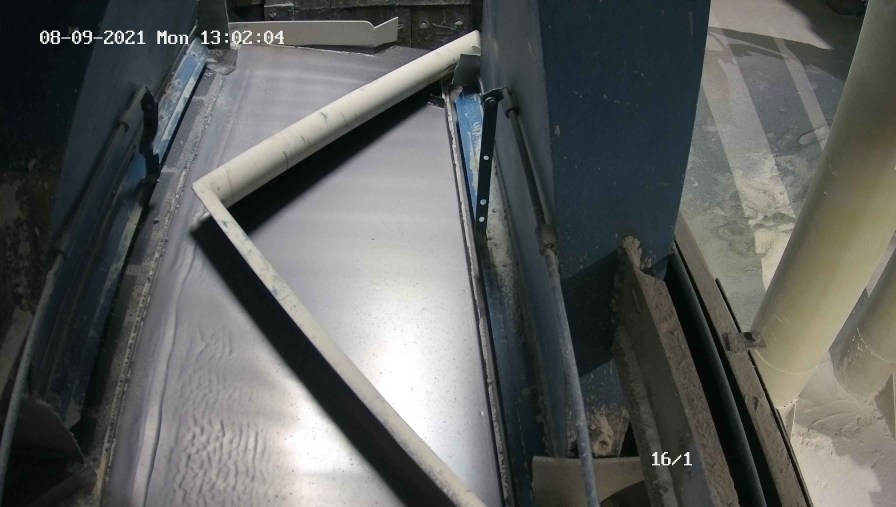
#> input picture 5_extra/computer_vision/16_1.jpg, 2688 x 1520 px (shown at 1/3 size)
$ python main.py
#> lines starting #> are read from the running program, lines starting #| are printed output that depends on the picture; after the words box and inside, x2 and y2 are one past the last pixel; in counts of white or black regions, pixels touching at a corner belong together
import cv2
from cv2 import Mat

# чтение изображения в цвете(или через api от камеры hikvision/dahua)
source: Mat = cv2.imread("16_1.jpg", cv2.IMREAD_COLOR)
#> source is the input picture: shape (1520, 2688, 3); mean B, G, R 93.2, 95, 92.7
# изменение размера
source = cv2.resize(source, (640, 480), interpolation=cv2.INTER_AREA)
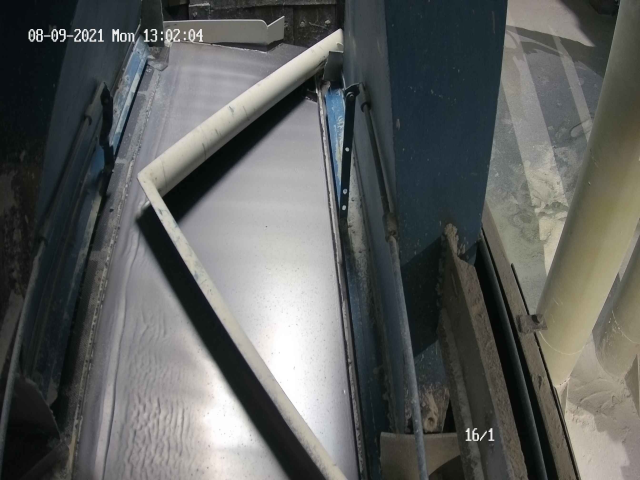
#> source: shape (480, 640, 3); mean B, G, R 93.2, 95, 92.7
print(type(source), len(source))
#| <class 'numpy.ndarray'> 480
# вывод на дисплей
cv2.imshow("source", source)

# чтение маски в ч/б
mask: Mat = cv2.imread("m_16_1.jpg", 0)
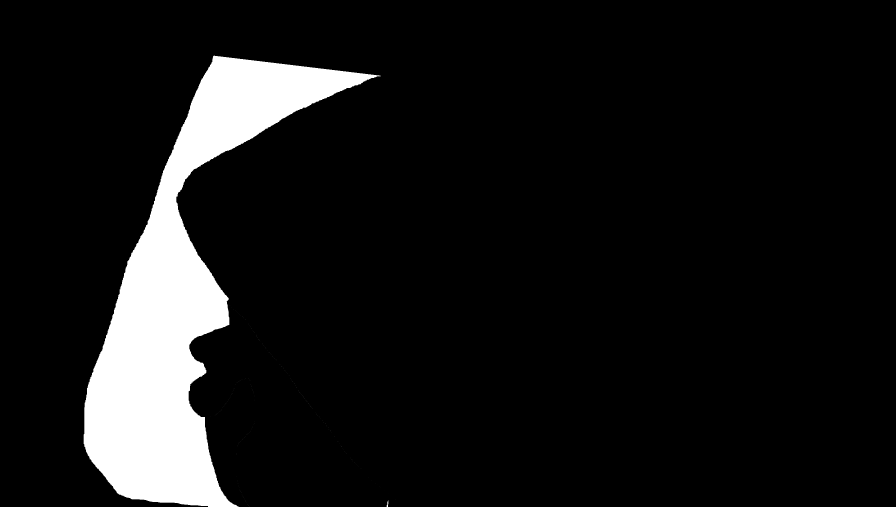
#> input picture 5_extra/computer_vision/m_16_1.jpg, 2688 x 1520 px (shown at 1/3 size)
#> mask is the input picture: shape (1520, 2688); min 0, max 255, mean 22.6
mask = cv2.resize(mask, (640, 480), interpolation=cv2.INTER_AREA)
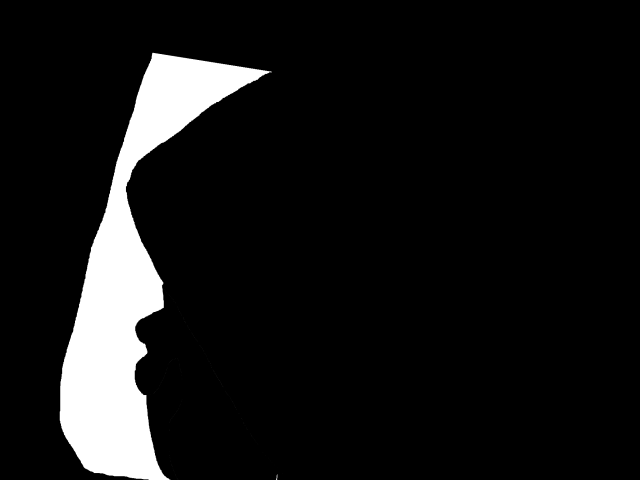
#> mask: shape (480, 640); min 0, max 255, mean 22.6
cv2.imshow("mask", mask)

# bitwise_and - https://www.educba.com/opencv-bitwise_and/
# побитовые операции умножения, "для отсечения ненужной области"
bitwise_and = cv2.bitwise_and(src1=source, src2=source, mask=mask)
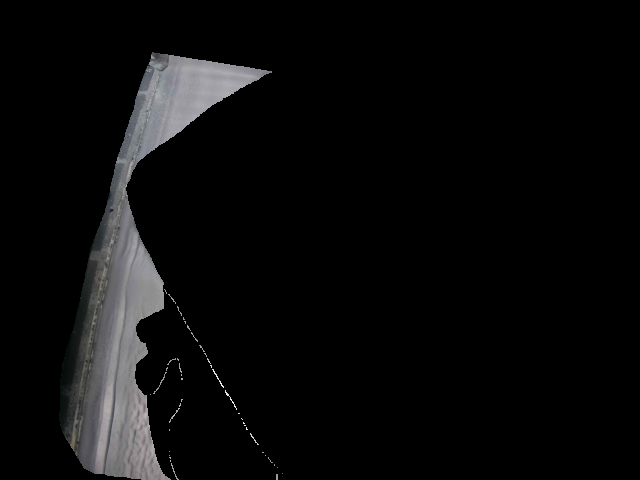
#> bitwise_and: shape (480, 640, 3); mean B, G, R 11, 10.7, 10.8
cv2.imshow("bitwise_and", bitwise_and)

# cvtColor - https://www.geeksforgeeks.org/python-opencv-cv2-cvtcolor-method/
# превращение в HSV
cvt_color = cv2.cvtColor(bitwise_and, cv2.COLOR_BGR2HSV)
#> cvt_color: shape (480, 640, 3); mean H, S, V 8, 1.2, 11.1
cv2.imshow("cvt_color", cvt_color)

# cvt_color.convertTo  - https://docs.opencv.org/3.4/de/d25/imgproc_color_conversions.html
# добавление яркости всему изображению
# BrightLevel = 50
# cvt_color2 = cvt_color.convertTo(-1, -1, (BrightLevel - 50))
# cv2.imshow("cvt_color2", cvt_color2)

# inRange - https://docs.opencv.org/3.4/da/d97/tutorial_threshold_inRange.html
# "разделение всего пространства HSV на 2 цвета по диапазону"
point_1_1 = 0
point_1_2 = 0
point_1_3 = 160  # TODO нужно менять для увеличения/уменьшения чувствительности
point_2_1 = 255
point_2_2 = 25  # TODO нужно менять для уменьшения/укрупнения плотности
point_2_3 = 255
in_range = cv2.inRange(cvt_color,(point_1_1, point_1_2 ,point_1_3),(point_2_1, point_2_2, point_2_3))
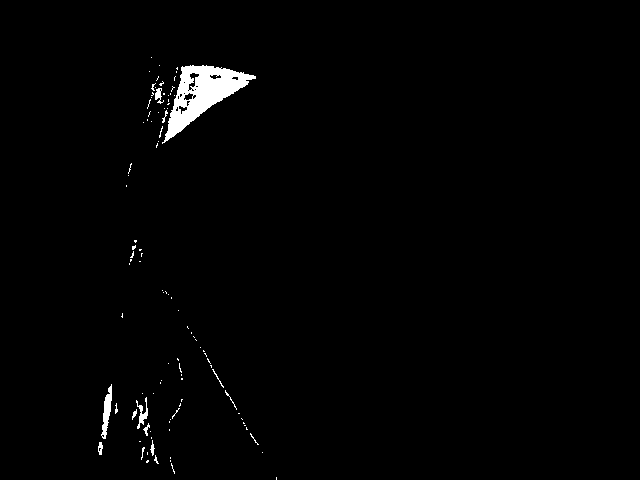
#> in_range: shape (480, 640); 1.3% white; 102 white regions (90 under 20 px), largest, box (x1, y1, x2, y2) and area: (162, 65, 256, 144) 2823, (101, 384, 112, 439) 288, (136, 397, 148, 429) 141
cv2.imshow("in_range", in_range)

cv2.waitKey(0)
cv2.destroyAllWindows()

# минимальный уровень для значений маски
CountNotZero = 1
# финальный множитель для корректировки значения
CorrectCoefficient = 1.0

# countNonZero - метод, для посчёта "не нулевых" значений в матрице
# result = cv2.countNonZero(final > CountNotZero) / cv2.countNonZero(mask) * 100 * CorrectCoefficient

# всё, что меньше этого уровня превращается в ноль(для защиты от всплесков)
NullLevel = 10
